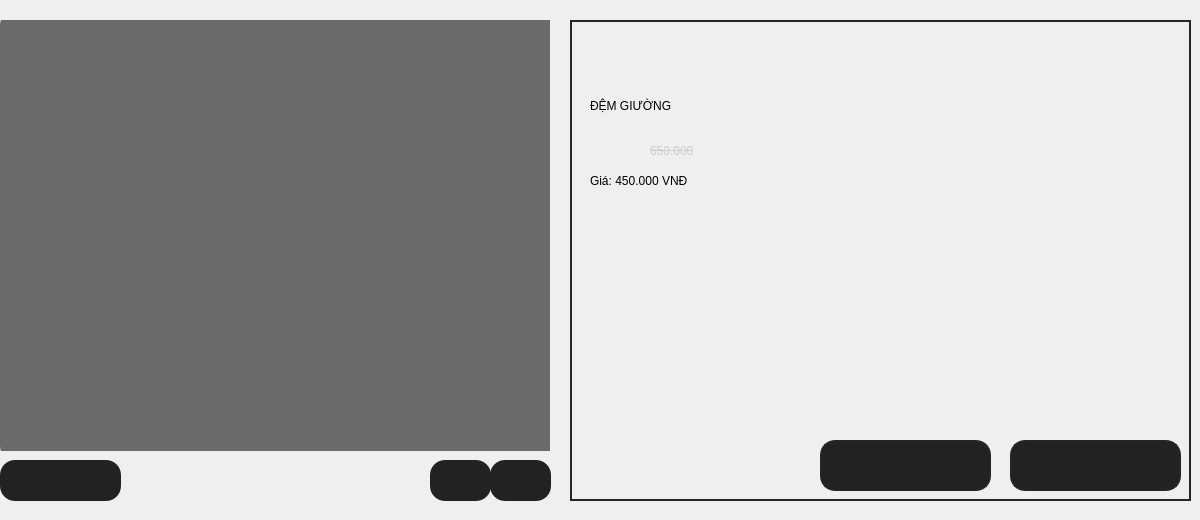
         <widget class="QWidget" name="giuongpg">
          <widget class="QWidget" name="widget_13" native="true">
           <property name="geometry">
            <rect>
             <x>0</x>
             <y>20</y>
             <width>1191</width>
             <height>491</height>
            </rect>
           </property>
           <widget class="QPushButton" name="bt_preg">
            <property name="geometry">
             <rect>
              <x>430</x>
              <y>440</y>
              <width>61</width>
              <height>41</height>
             </rect>
            </property>
            <property name="styleSheet">
             <string notr="true">background-color: rgb(34, 34, 34);
border-radius: 15px</string>
            </property>
            <property name="text">
             <string/>
            </property>
            <property name="icon">
             <iconset>
              <normaloff>But_img/previous.png</normaloff>But_img/previous.png</iconset>
            </property>
            <property name="iconSize">
             <size>
              <width>134</width>
              <height>150</height>
             </size>
            </property>
           </widget>
           <widget class="QWidget" name="widget_14" native="true">
            <property name="geometry">
             <rect>
              <x>570</x>
              <y>0</y>
              <width>621</width>
              <height>481</height>
             </rect>
            </property>
            <property name="styleSheet">
             <string notr="true">border: 2px solid rgb(37, 37, 37);
color: black;
font: 75 16pt &quot;MS Shell Dlg 2&quot;;</string>
            </property>
            <widget class="QLabel" name="label_11">
             <property name="geometry">
              <rect>
               <x>20</x>
               <y>30</y>
               <width>441</width>
               <height>111</height>
              </rect>
             </property>
             <property name="styleSheet">
              <string notr="true">border: 0;
background-color: 0</string>
             </property>
             <property name="text">
              <string>ĐỆM GIƯỜNG </string>
             </property>
            </widget>
            <widget class="QLabel" name="label_12">
             <property name="geometry">
              <rect>
               <x>20</x>
               <y>150</y>
               <width>441</width>
               <height>21</height>
              </rect>
             </property>
             <property name="styleSheet">
              <string notr="true">border: 0;
background-color: 0</string>
             </property>
             <property name="text">
              <string>Giá: 450.000 VNĐ</string>
             </property>
            </widget>
            <widget class="QLabel" name="label_16">
             <property name="geometry">
              <rect>
               <x>80</x>
               <y>120</y>
               <width>161</width>
               <height>21</height>
              </rect>
             </property>
             <property name="styleSheet">
              <string notr="true">border: 0;
background-color: 0;
text-decoration: line-through;
font: 75 12pt &quot;MS Shell Dlg 2&quot;;
color: rgb(206, 206, 206);</string>
             </property>
             <property name="text">
              <string>650.000</string>
             </property>
            </widget>
            <widget class="QPushButton" name="bt_addg">
             <property name="geometry">
              <rect>
               <x>250</x>
               <y>420</y>
               <width>171</width>
               <height>51</height>
              </rect>
             </property>
             <property name="styleSheet">
              <string notr="true">background-color: rgb(34, 34, 34);
border-radius: 15px</string>
             </property>
             <property name="text">
              <string/>
             </property>
             <property name="icon">
              <iconset>
               <normaloff>But_img/add.png</normaloff>But_img/add.png</iconset>
             </property>
             <property name="iconSize">
              <size>
               <width>400</width>
               <height>400</height>
              </size>
             </property>
            </widget>
            <widget class="QPushButton" name="bt_buyg">
             <property name="geometry">
              <rect>
               <x>440</x>
               <y>420</y>
               <width>171</width>
               <height>51</height>
              </rect>
             </property>
             <property name="styleSheet">
              <string notr="true">background-color: rgb(34, 34, 34);
border-radius: 15px</string>
             </property>
             <property name="text">
              <string/>
             </property>
             <property name="icon">
              <iconset>
               <normaloff>But_img/buy.png</normaloff>But_img/buy.png</iconset>
             </property>
             <property name="iconSize">
              <size>
               <width>400</width>
               <height>400</height>
              </size>
             </property>
            </widget>
           </widget>
           <widget class="QStackedWidget" name="stacked_giuong">
            <property name="geometry">
             <rect>
              <x>0</x>
              <y>0</y>
              <width>550</width>
              <height>431</height>
             </rect>
            </property>
            <property name="styleSheet">
             <string notr="true">background-color: white;
background-color: rgb(106, 106, 106);
border-radius: 15px</string>
            </property>
            <property name="currentIndex">
             <number>0</number>
            </property>
            <widget class="QWidget" name="dem">
             <widget class="QLabel" name="label_3">
              <property name="geometry">
               <rect>
                <x>0</x>
                <y>-10</y>
                <width>551</width>
                <height>451</height>
               </rect>
              </property>
              <property name="styleSheet">
               <string notr="true">background-color: rgb(106, 106, 106)</string>
              </property>
              <property name="text">
               <string/>
              </property>
              <property name="pixmap">
               <pixmap>pd_img/room/giuong/vn-11134207-7r98o-lp6f3niiw95n18.webp</pixmap>
              </property>
              <property name="scaledContents">
               <bool>true</bool>
              </property>
             </widget>
            </widget>
           </widget>
           <widget class="QPushButton" name="bt_nextg">
            <property name="geometry">
             <rect>
              <x>490</x>
              <y>440</y>
              <width>61</width>
              <height>41</height>
             </rect>
            </property>
            <property name="styleSheet">
             <string notr="true">background-color: rgb(34, 34, 34);
border-radius: 15px</string>
            </property>
            <property name="text">
             <string/>
            </property>
            <property name="icon">
             <iconset>
              <normaloff>But_img/nextp.png</normaloff>But_img/nextp.png</iconset>
            </property>
            <property name="iconSize">
             <size>
              <width>134</width>
              <height>150</height>
             </size>
            </property>
           </widget>
           <widget class="QPushButton" name="back1_3">
            <property name="geometry">
             <rect>
              <x>0</x>
              <y>440</y>
              <width>121</width>
              <height>41</height>
             </rect>
            </property>
            <property name="styleSheet">
             <string notr="true">background-color: rgb(34, 34, 34);
border-radius: 15px</string>
            </property>
            <property name="text">
             <string/>
            </property>
            <property name="icon">
             <iconset>
              <normaloff>But_img/back.png</normaloff>But_img/back.png</iconset>
            </property>
            <property name="iconSize">
             <size>
              <width>100</width>
              <height>100</height>
             </size>
            </property>
           </widget>
          </widget>
         </widget>
